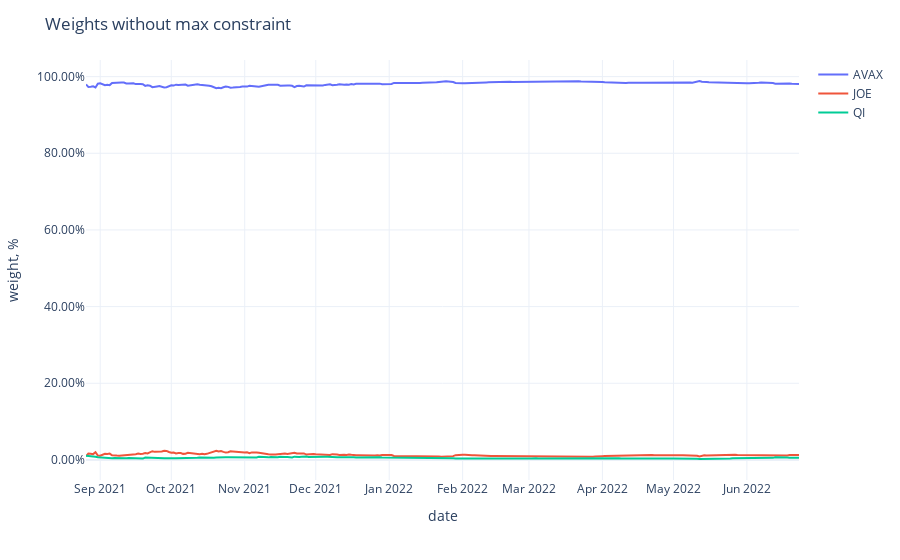

Notebook source saved alongside this figure:
### Code cell
fig = px.line(weights,
              labels={'value': 'weight, %', 'variable': ''})
fig.update_traces(
    hovertemplate="%{y}"
)
fig.update_yaxes(
    tickformat=".2%",
)
fig.update_xaxes(
    showspikes=True,
    spikethickness=2,
    spikedash="dot",
    spikecolor="#999999",
    spikemode="across",
)
fig.update_layout(
    ## showlegend=False,
    hovermode="x",
    hoverdistance=100,  ## Distance to show hover label of data point
    spikedistance=1000,  ## Distance to show spike
    template='plotly_white',
    title='Weights without max constraint'
)

### Figure 1 — Plotly figure (JSON) as saved in the notebook; plotly's stock layout.template omitted (floating-point values rounded to 4 significant figures; data arrays with more than 128 entries replaced by an {"elided": "..."} marker saying what was removed)
{"data": [{"hovertemplate": "%{y}", "legendgroup": "AVAX", "line": {"color": "#636efa", "dash": "solid"}, "marker": {"symbol": "circle"}, "mode": "lines", "name": "AVAX", "orientation": "v", "showlegend": true, "type": "scatter", "x": {"elided": "302 str values"}, "xaxis": "x", "y": {"elided": "302 float values"}, "yaxis": "y"}, {"hovertemplate": "%{y}", "legendgroup": "JOE", "line": {"color": "#EF553B", "dash": "solid"}, "marker": {"symbol": "circle"}, "mode": "lines", "name": "JOE", "orientation": "v", "showlegend": true, "type": "scatter", "x": {"elided": "302 str values"}, "xaxis": "x", "y": {"elided": "302 float values"}, "yaxis": "y"}, {"hovertemplate": "%{y}", "legendgroup": "QI", "line": {"color": "#00cc96", "dash": "solid"}, "marker": {"symbol": "circle"}, "mode": "lines", "name": "QI", "orientation": "v", "showlegend": true, "type": "scatter", "x": {"elided": "302 str values"}, "xaxis": "x", "y": {"elided": "302 float values"}, "yaxis": "y"}], "layout": {"autosize": true, "hoverdistance": 100, "hovermode": "x", "legend": {"title": {"text": ""}, "tracegroupgap": 0}, "margin": {"t": 60}, "spikedistance": 1000, "title": {"text": "Weights without max constraint"}, "xaxis": {"anchor": "y", "autorange": true, "domain": [0, 1], "range": ["2021-08-26", "2022-06-23"], "showspikes": true, "spikecolor": "#999999", "spikedash": "dot", "spikemode": "across", "spikethickness": 2, "title": {"text": "date"}, "type": "date"}, "yaxis": {"anchor": "x", "autorange": true, "domain": [0, 1], "range": [-0.05238, 1.043], "tickformat": ".2%", "title": {"text": "weight, %"}, "type": "linear"}}}
